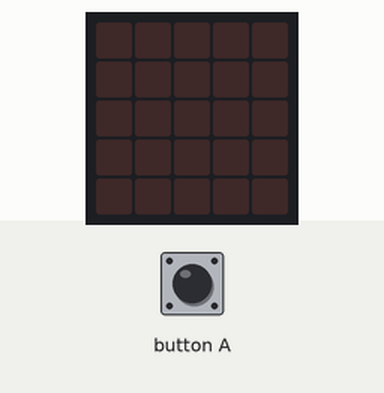
The program below on a simulated BBC micro:bit (MakeCode). On the bench: the board's 5×5 LED display. The inputs (shaded band) are chosen by the test bench.

Above: at 1.2 s.
1.3 s: button A pressed for 0.15 s
At 1.7 s:
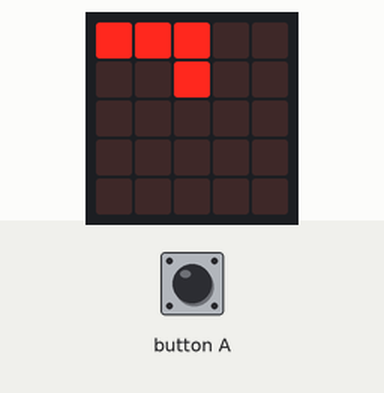
At 2.5 s:
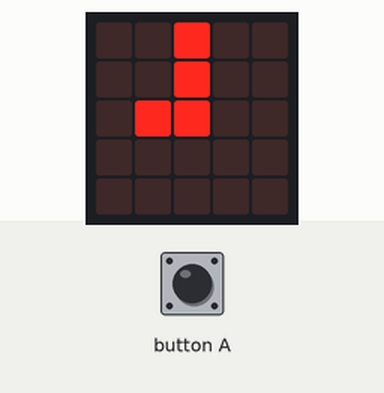
Timing chart, 0 to 4.3 s (numbered marks = the images above; inputs shaded):
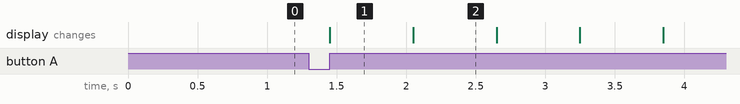

The program:

main.ts
```typescript
input.onButtonPressed(Button.A, function () {
    basic.showLeds(`
        # # # . .
        . . # . .
        . . . . .
        . . . . .
        . . . . .
        `)
    basic.pause(200)
    basic.showLeds(`
        . . # . .
        . . # . .
        . # # . .
        . . . . .
        . . . . .
        `)
    basic.pause(200)
    basic.showLeds(`
        . . . . .
        . . . # .
        . . . # .
        . . # # .
        . . . . .
        `)
    basic.pause(200)
    basic.showLeds(`
        . . . . .
        . . . . .
        . . . . #
        . . . . #
        . . . # #
        `)
    basic.pause(200)
    basic.showLeds(`
        # # # . .
        . # . . .
        . . . . #
        . . . . #
        . . . # #
        `)
    basic.pause(200)
    basic.showLeds(`
        . . . . .
        . # # # .
        . . # . #
        . . . . #
        . . . # #
        `)
    basic.pause(200)
    basic.showLeds(`
        . . . . .
        . . # . .
        . . # # #
        . . # . #
        . . . # #
        `)
    basic.pause(200)
    basic.showLeds(`
        . . . . .
        . . . . .
        . . # . #
        . . # # #
        . . # # #
        `)
    basic.pause(200)
    basic.showLeds(`
        # # . . .
        # # . . .
        . . # . #
        . . # # #
        . . # # #
        `)
    basic.pause(200)
    basic.showLeds(`
        . . . . .
        # # . . .
        # # # . #
        . . # # #
        . . # # #
        `)
    basic.pause(200)
    basic.showLeds(`
        . . . . .
        . . . . .
        # # # . #
        # # # # #
        . . # # #
        `)
    basic.pause(200)
    basic.showLeds(`
        . . . . .
        . . . . .
        . . # . #
        # # # # #
        # # # # #
        `)
    basic.pause(200)
    basic.showLeds(`
        . . . . .
        . . . . .
        . . # . #
        . . . . .
        . . . . .
        `)
    basic.pause(200)
    basic.showLeds(`
        . . . . .
        . . . . .
        . . # . #
        # # # # #
        # # # # #
        `)
    basic.pause(200)
    basic.showLeds(`
        . . . . .
        . . . . .
        . . # . #
        . . . . .
        . . . . .
        `)
    basic.pause(200)
    basic.showLeds(`
        . . . . .
        . . . . .
        . . # . #
        # # # # #
        # # # # #
        `)
    basic.pause(200)
    basic.showLeds(`
        . . . . .
        . . . . .
        . . . . .
        . . . . .
        . . # . #
        `)
    basic.pause(200)
    basic.showLeds(`
        . # # # .
        . . # . .
        . . . . .
        . . . . .
        . . # . #
        `)
    basic.pause(200)
    basic.showLeds(`
        . . . . .
        . . # # #
        . . . # .
        . . . . .
        . . # . #
        `)
    basic.pause(200)
    basic.showLeds(`
        . . . . .
        . . . . .
        . . . . .
        . . . . .
        . . . . .
        `)
    basic.pause(200)
    basic.pause(200)
    basic.pause(200)
    basic.pause(200)
})
```

test.ts
```typescript
// tests gaan hier; deze zal niet worden gecompileerd wanneer dit pakket wordt gebruikt als extensie.
```

Measured:
- after the input at 1.3 s, the display: changes after 0.15 s (image 1)
- what the display in image 1 shows lasts 0.6 s, from 1.5 s to 2.1 s
